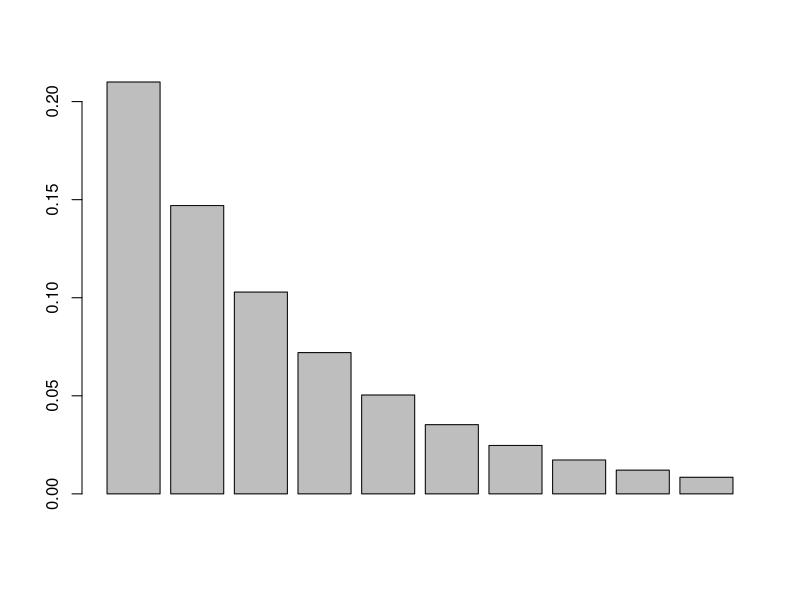
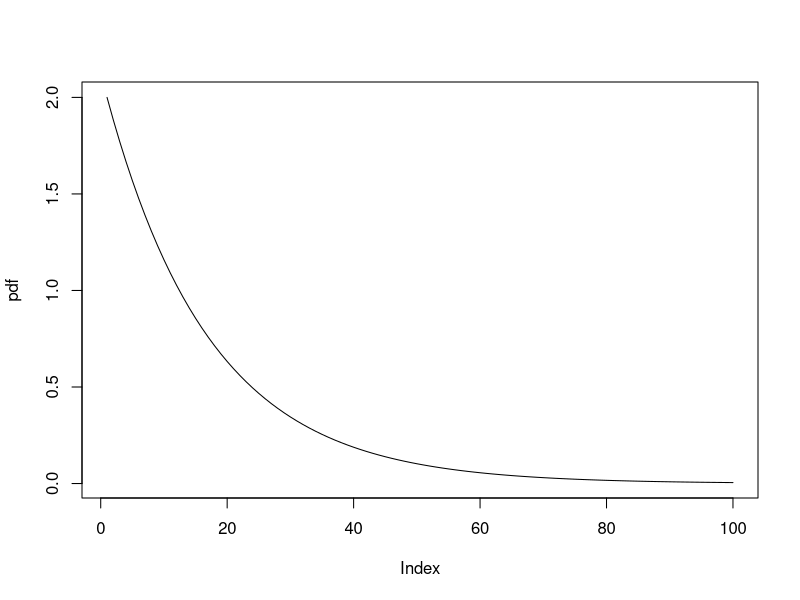
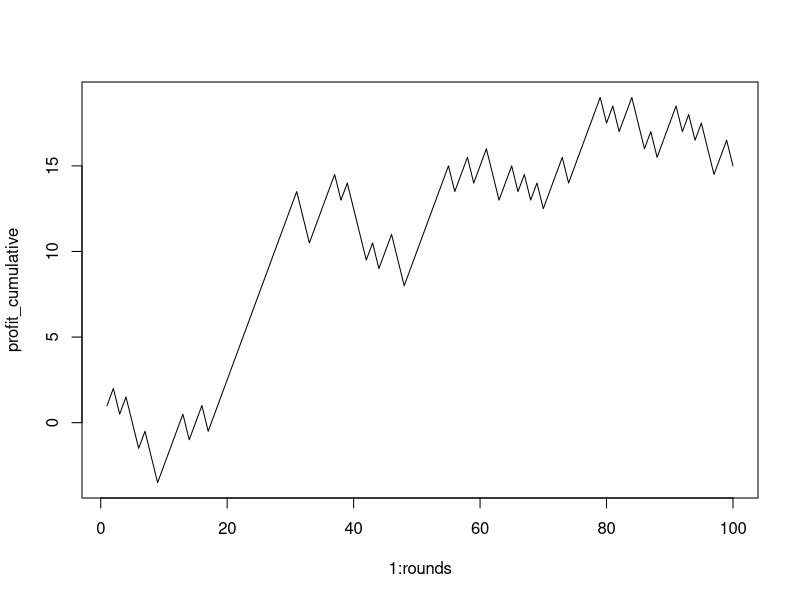

Source code (R) for these figures, in order:
# Q1a

my_LS <- function(X,Y){
  # find the transpose of X according to the formula
  XT <- t(X)
  
  # Compute (X^T X)^-1
  XTX_inverse <- solve(XT %*% X)
  
  # Compute X^T Y
  XTY <- XT %*% Y
  
  # Find the least squares estimate
  estimate <- XTX_inverse %*% XTY 
  
  # Convert the result into a vector
  estimate_vector <- as.vector(estimate)
  
  return(estimate_vector)
}

# Testing 1a
X <- cbind(rep(1, 10), 1:10)
Y <- seq(1, 30, length = 10)
my_LS(X, Y)

# Q1b

my_ridge <- function(X,Y,lambda){
  # Compute the transpose of X
  XT <- t(X)
  
  # Compute lambda times I (identity matrix)
  matrix <- lambda * diag(ncol(X))
  
  # Finding the inverse of the product of XT and the matrix
  inverse_product = solve(XT %*% X + matrix)
  
  # Find X^T(Y)
  XTY <- XT %*% Y
  
  # Find the ridge estimate by combining everything above together
  ridge_estimate = inverse_product %*% XTY
  
  # Converting the result into a vector 
  ridge_estimate_vector <- as.vector(ridge_estimate)
  
  return(ridge_estimate_vector)
}

# Testing 1b
X <- cbind(rep(1, 10), 1:10)
Y <- seq(1, 30, length = 10)
lambda <- 1
result <- my_ridge(X, Y, lambda)
print(result)

# Q2a

my_sum <- function(n,m){
  result <- 0
  # Nested loops for the summation
  for (x in 1:n){
    for (y in 1:m){
      # Dividing the fraction
      numerator <- x^2 * sqrt(y)
      denominator <- abs(x-2) + y
      result <- result + numerator/denominator
    }
  }
  return(result)
}

# Testing 2a
n_value <- 5
m_value <- 6
result <- my_sum(n_value, m_value)
print(result)

# Q2b


my_sum2 <- function(n, m){
  
  x <- matrix(1:n, nrow = m, ncol = n, byrow = TRUE)
  y <- matrix(1:m, nrow = m, ncol = n, byrow = FALSE)
  
  numerator <- x^2 * sqrt(y)
  denominator <- abs(x-2) + y
  sum(numerator/denominator) 
  
}

# Testing 2b
answer <- my_sum2(n = 5,m = 6)
print (answer)

# Q3

sampled_integer <- floor(runif(1, 1, 5))
print(sampled_integer)

# Q4

# Set the probability of getting a Head
p_head <- 0.6

# Simulate 10 independent coin flips
result <- rbinom(10, 1, p_head)

# Print the results (1 for Head, 0 for Tail)
print(result)


# Q5

l_p <- function(x, p) {
  norm <- sum(abs(x)^p)^(1/p)
  return(norm)
}

# Testing Q5
x <- c(1, 2, 3, 4)
p <- 2
result <- l_p(x, p)
print(result)

# Q6

sum_odd <- function(v) {
  
  sum <- 0
  for (i in v){
    if(i %% 2 == 1){
      sum <- sum + i
    }
  }
  return (sum)
}

# Testing Q6
v <- c(1, 5, 9, 4)
output <- sum_odd(v)
print(output)

# Q7a

# set parameter
p <- 0.3

# generating x-values
x_val <- 1:10

# Find the pmf using dgeom function
pmf <- dgeom(x_val,p)

# Create a plot of the pmf
barplot(pmf)

# Q7b

# Rate parameter
rate_param <- 2

# Generate the x values from 0 to 3
x_vals <- seq(0,3,length=100)

# Find the pdf for each x value using dexp
pdf <- dexp(x_vals,rate_param)

# Plot the pdf 
plot(pdf,type="l")

# Q8

# Set parameters
simulations = 10000
below <- rep(0,simulations)
above <- rep(0,simulations)
mean = 0.0002
sd = 0.015

# Simulation for A
for (i in 1:simulations){
  price_A <- 100*exp(cumsum(rnorm(20,mean,sd)))
  below[i] <- min(price_A) < 95
}
A <- below
print(mean(A))

# Simulation for B
for (i in 1:simulations){
  price_B <- 100*exp(cumsum(rnorm(40,mean,sd)))
  above[i] <- max(price_B) > 101
}
B <- above
print(mean(B))

# intersection
c <- 1
for (i in 1:simulations){
  price_A <- 100*exp(cumsum(rnorm(20,mean,sd)))
  price_B <- 100*exp(cumsum(rnorm(20,mean,sd)))
  if (((below[i] <- min(price_A) < 95) == 1) && ((above[i]<-max(price_B) > 101) == 1 )){
    c <- c+1
  }
}
print(c)
probability <- c/simulations
cat("Probability of A intersecting B is ", probability)


# Q9

p_heads <- 0.7
rounds <- 100
number_wins <- 1
number_loses <- -1.5

# Coin flip simulations
coin_flip_sim <- rbinom(rounds, 1, p_heads)

# Calculate profit 
profit <- ifelse(coin_flip_sim == 1, number_wins, number_loses )

# Calculate cumulative profit
profit_cumulative <- cumsum(profit)

# Plot the cumulative profit vs. number of games
plot(1:rounds, profit_cumulative, type = "l")

# Q10
# Part 1: Ctrl + L for both windows/linux and mac

# Part 2: Ctrl + 2 for both windows/linux and mac

# Part 3: Esc for both windows/linux and mac

# Part 4: Ctrl + 1 for both windows/linux and mac

# Part 5: Ctrl + S for windows/linux and Cmd + S for mac

# Part 6: Ctrl + Enter for windows/linx and Cmd + Return for mac

# Part 7: Ctrl + Z for windows/linux and Cmd + Z for mac

# Part 8: Ctrl + X for windows/linux and Cmd + X for mac

# Part 9:  Ctrl + C for windows/linux and Cmd + C for mac

# Part 10: Ctrl + V for windows/linux and Cmd + V for mac
